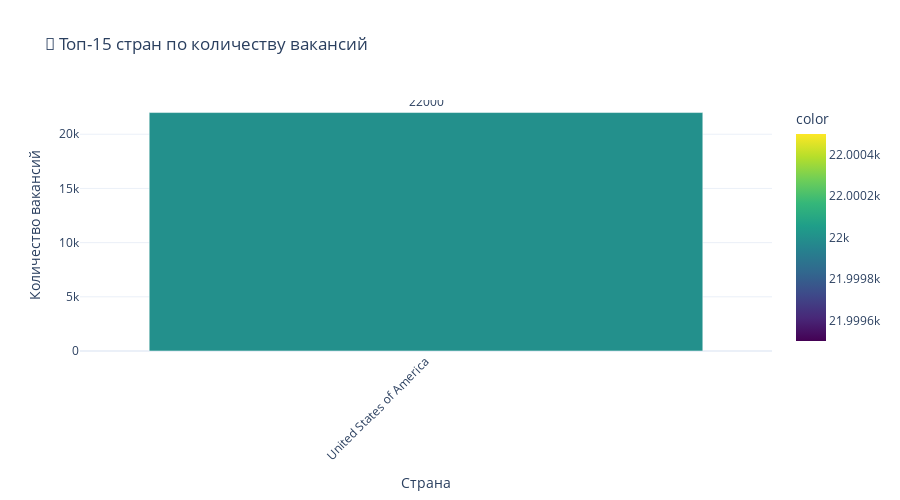

Write notebook code for a chart like this one.
### Code cell
# Интерактивный график: Распределение вакансий по странам
if 'country' in df.columns:
    country_counts = df['country'].value_counts().head(15)

    fig = px.bar(
        x=country_counts.index,
        y=country_counts.values,
        title='📍 Топ-15 стран по количеству вакансий',
        labels={'x': 'Страна', 'y': 'Количество вакансий'},
        color=country_counts.values,
        color_continuous_scale='Viridis',
        text=country_counts.values
    )

    fig.update_layout(
        template='plotly_white',
        height=500,
        showlegend=False,
        xaxis_tickangle=-45
    )

    fig.update_traces(texttemplate='%{text}', textposition='outside')
    fig.show()

### Figure 1 — Plotly figure (JSON) as saved in the notebook; plotly's stock layout.template omitted (floating-point values rounded to 4 significant figures)
{"data": [{"hovertemplate": "Страна=%{x}<br>Количество вакансий=%{y}<br>text=%{text}<br>color=%{marker.color}<extra></extra>", "legendgroup": "", "marker": {"color": [22000], "coloraxis": "coloraxis", "pattern": {"shape": ""}}, "name": "", "orientation": "v", "showlegend": false, "text": [22000.0], "textposition": "outside", "x": ["United States of America"], "xaxis": "x", "y": [22000], "yaxis": "y", "type": "bar", "texttemplate": "%{text}"}], "layout": {"xaxis": {"anchor": "y", "domain": [0.0, 1.0], "title": {"text": "Страна"}, "tickangle": -45}, "yaxis": {"anchor": "x", "domain": [0.0, 1.0], "title": {"text": "Количество вакансий"}}, "coloraxis": {"colorbar": {"title": {"text": "color"}}, "colorscale": [[0.0, "#440154"], [0.1111, "#482878"], [0.2222, "#3e4989"], [0.3333, "#31688e"], [0.4444, "#26828e"], [0.5556, "#1f9e89"], [0.6667, "#35b779"], [0.7778, "#6ece58"], [0.8889, "#b5de2b"], [1.0, "#fde725"]]}, "legend": {"tracegroupgap": 0}, "title": {"text": "📍 Топ-15 стран по количеству вакансий"}, "barmode": "relative", "height": 500, "showlegend": false}}
